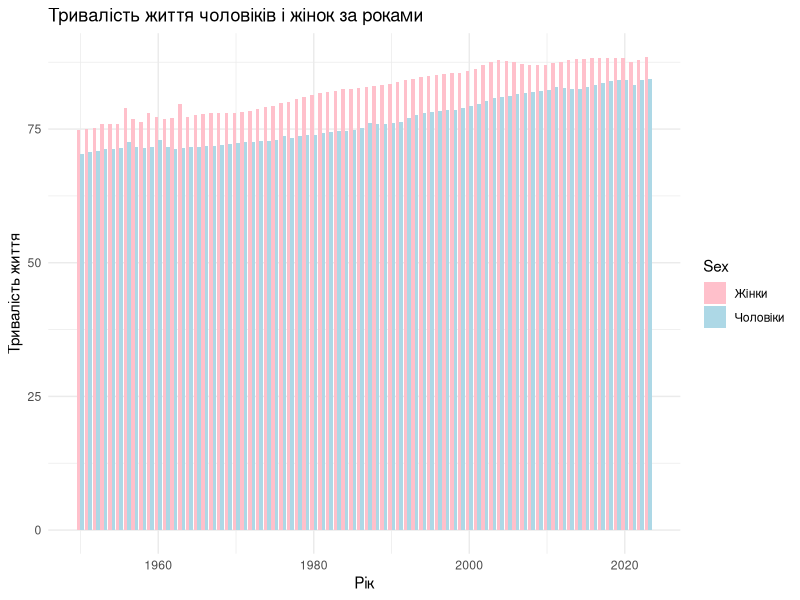
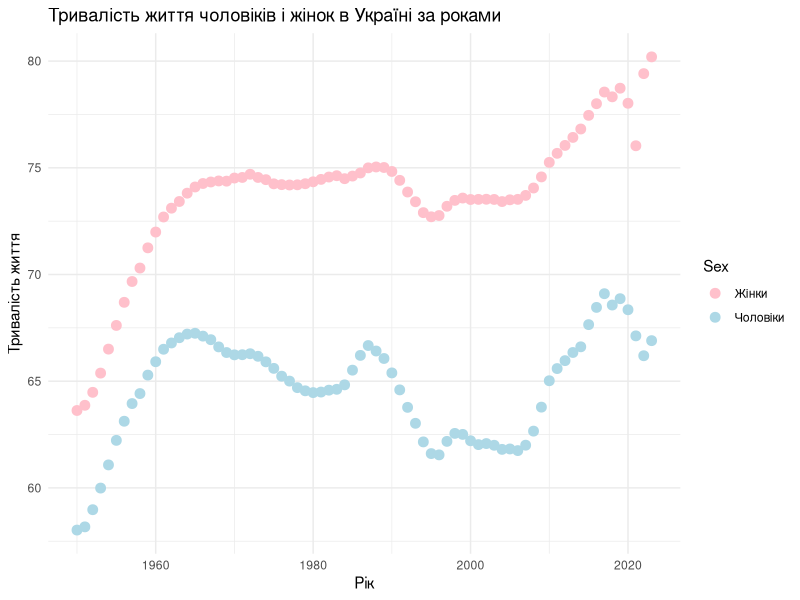
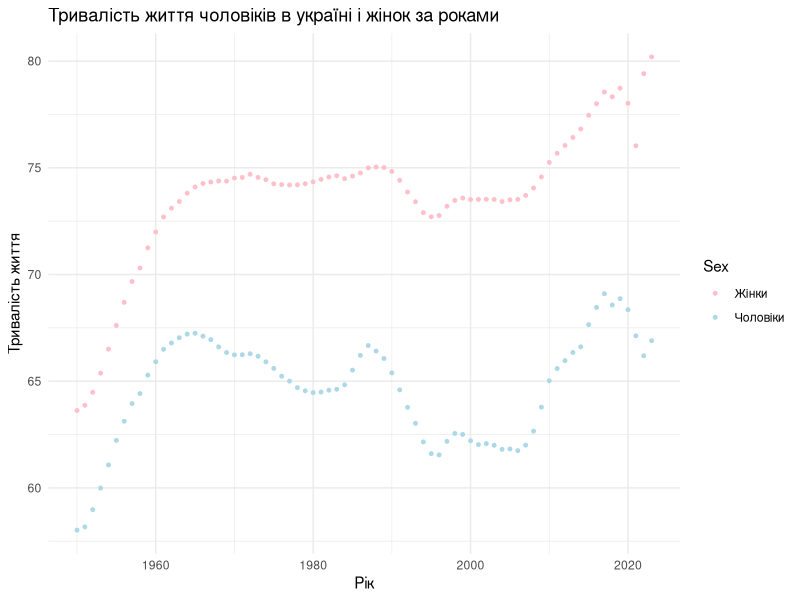
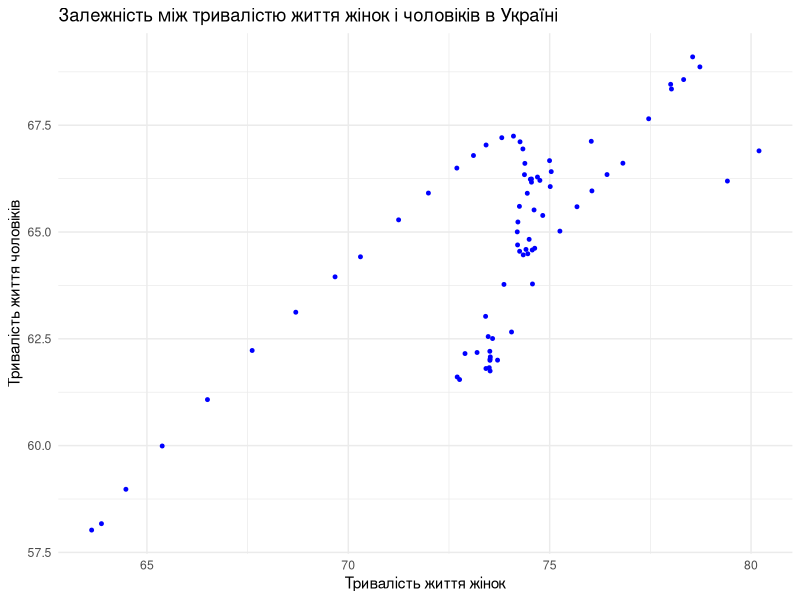

These charts were generated, in order, by the following R code:
## ---- chunk 1
#install.packages("dplyr")
library(ggplot2)
library(dplyr)
## ---- chunk 2
data <- read.csv("data/life-expectancy-of-women-vs-life-expectancy-of-men.csv")
head(data)
## ---- chunk 3
summary(data)
str(data)

## ---- chunk 4
#install.packages("tidyr")
library(tidyr)
data_long <- data %>% 
  pivot_longer(
    cols = c(4, 5), 
    names_to = "Sex",
    values_to = "Life_expectancy"
  ) %>%
  mutate(Sex = ifelse(Sex == names(data)[4], 
                      "Жінки", "Чоловіки")) %>% drop_na() 

ggplot(data_long, aes(x = Year, y = Life_expectancy, fill = Sex)) +
  geom_bar(na.rm = TRUE, stat = "identity", position = "dodge") +
  scale_fill_manual(values = c("Жінки" = "pink", "Чоловіки" = "lightblue")) +
  labs(
    title = "Тривалість життя чоловіків і жінок за роками",
    x = "Рік",
    y = "Тривалість життя"
  ) +
  theme_minimal()
## ---- chunk 5
# Фільтрація даних для України
data_ukraine <- data %>%
  filter(Entity == "Ukraine") %>%  # Залишаємо лише рядки з Україною
  pivot_longer(
    cols = c(4, 5),
    names_to = "Sex",
    values_to = "Life_expectancy"
  ) %>%
  mutate(Sex = ifelse(Sex == names(data)[4], 
                      "Жінки", "Чоловіки"))

ggplot(data_ukraine, aes(x = Year, y = Life_expectancy, color = Sex)) +
  geom_point(size = 3) +
  labs(
    title = "Тривалість життя чоловіків і жінок в Україні за роками",
    x = "Рік",
    y = "Тривалість життя"
  ) +
  scale_color_manual(values = c("Жінки" = "pink", "Чоловіки" = "lightblue")) +
  theme_minimal()
## ---- chunk 6
data_ukraine <- data %>%
  filter(Entity == "Ukraine") %>%  
  pivot_longer(
    cols = c(4, 5),
    names_to = "Sex",
    values_to = "Life_expectancy"
  ) %>%
  mutate(Sex = ifelse(Sex == names(data)[4], 
                      "Жінки", "Чоловіки"))

ggplot(data_ukraine, aes(x = Year, y = Life_expectancy, color = Sex)) +
  geom_point(size = 1) +
  labs(
    title = "Тривалість життя чоловіків в україні і жінок за роками",
    x = "Рік",
    y = "Тривалість життя"
  ) +
  scale_color_manual(values = c("Жінки" = "pink", "Чоловіки" = "lightblue")) +
  theme_minimal()
## ---- chunk 7


data_ukraine <- data %>%
  filter(Entity == "Ukraine") %>%
  select(4, 5)

# Побудова скатерплоту
colnames(data_ukraine) <- c("Life_expectancy_female", "Life_expectancy_male")

# Побудова скатерплоту
ggplot(data_ukraine, aes(x = Life_expectancy_female, y = Life_expectancy_male)) +
  geom_point(color = "blue", size = 1) +
  labs(
    title = "Залежність між тривалістю життя жінок і чоловіків в Україні",
    x = "Тривалість життя жінок",
    y = "Тривалість життя чоловіків"
  ) +
  theme_minimal()
